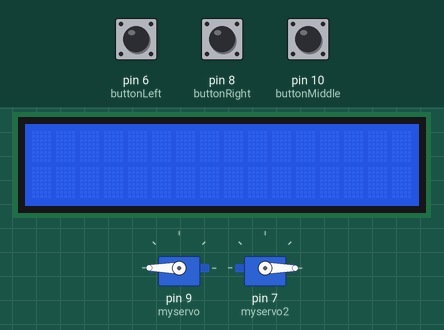
This sketch was run on a simulated Arduino Uno, built with avr-gcc and run on an emulated ATmega328P. Parts: 2 × servo, 16×2 character LCD. The inputs (shaded band) are chosen by the test bench; at power-on: pin 6 (buttonLeft) HIGH, pin 8 (buttonRight) HIGH, pin 10 (buttonMiddle) HIGH. EEPROM starts erased; what the sketch prints to the serial monitor is not drawn.

Above: at 4.7 s.
4.8 s: pin 6 (buttonLeft) pulled LOW for 0.15 s
At 6.1 s:
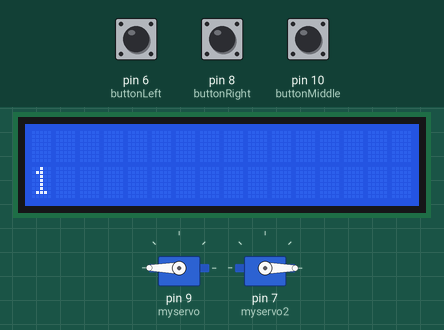
6.4 s: pin 8 (buttonRight) pulled LOW for 0.15 s
At 7.4 s:
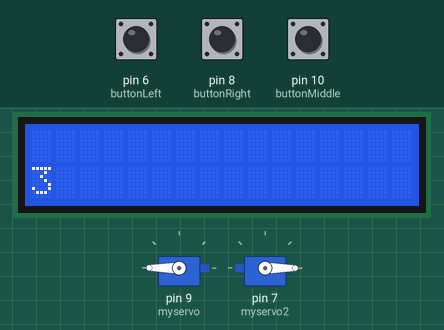
8.0 s: pin 10 (buttonMiddle) pulled LOW for 0.15 s
At 9.4 s:
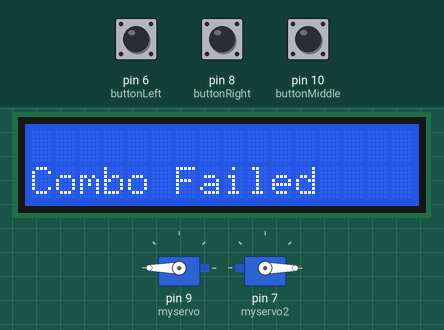
9.7 s: pin 10 (buttonMiddle) pulled LOW for 3.2 s
At 14.0 s:
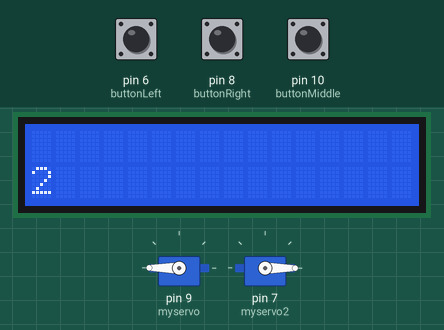
Timing chart, 0 to 15.4 s (numbered marks = the images above; inputs shaded):
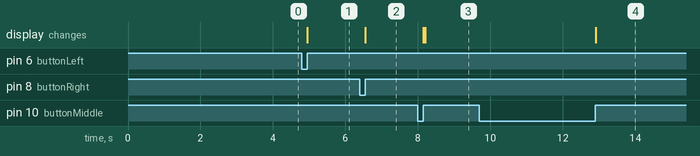

The sketch:

lock.ino
```cpp
#include <EEPROM.h>
#include <LiquidCrystal.h>
#include <Servo.h>

bool locked = true;
int buttonLeft = 6;
int buttonMiddle = 10;
int buttonRight = 8;
int buttonState;
int prevStateLeft;
int prevStateMiddle;
int prevStateRight;
int eeAddress = 0;
const int EEPROMSIZE=1024;
int lockCode[3] = { 2, 3, 2};
int userInput[3] = { 0, 0, 0};
bool comboStatus;
const int rs = 12, en = 11, d4 = 5, d5 = 4, d6 = 3, d7 = 2;
LiquidCrystal lcd(rs, en, d4, d5, d6, d7);
//int pos = 0;

Servo myservo;
Servo myservo2;

void setup() {
  // put your setup code here, to run once:
  //clearEeprom();
  Serial.begin(9600);
  myservo.attach(9);
  myservo2.attach(7);
  pinMode(buttonLeft, INPUT);
  pinMode(buttonMiddle, INPUT);
  pinMode(buttonRight, INPUT);
  prevStateLeft = digitalRead(buttonLeft);
  prevStateMiddle = digitalRead(buttonMiddle);
  prevStateRight = digitalRead(buttonRight);
  Serial.println(prevStateLeft);
  lcd.begin(16, 2);
  lcd.print("hello!");
  lcdclear();
  myservo.write(180);
  myservo2.write(0);

  Serial.println("Starting");
  clearEeprom();
}

void loop() {
  // put your main code here, to run repeatedly:


    if (eeAddress >= 3){
      //getCombination();
      comboStatus = validateCombination();
      if (comboStatus == true){
        Serial.println("Combo Worked");
        lcdclear();

        lcd.print("Correct Combo!");

        if (locked == true) {

            Serial.println("In Locked");
            Serial.println(myservo.read());
            Serial.println(myservo2.read());
            myservo.write(0);
            /*
            for (int pos2 = 90; pos2 >= 0; pos2 -= 1) { // goes from 180 degrees to 0 degrees
              myservo.write(pos2);// tell servo to go to position in variable 'pos'

              delay(5);
          }
          */
          myservo2.write(180);
          locked = false;
        }
        else {
          Serial.println("Not Locked");
          Serial.println(myservo.read());
          Serial.println(myservo2.read());
           /*
           for (int pos = 0; pos <= 90; pos -= 1) { // goes from 0 degrees to 180 degrees
              myservo.write(pos);

              delay(5);
          }
          */
          myservo.write(180);

          myservo2.write(0);
          locked = true;
        }
      }
      else{
        Serial.println("Combo Failed");
        lcdclear();
        lcd.print("Combo Failed");

        }
      clearEeprom();
      eeAddress = 0;
      }

    int currentStateLeft = digitalRead(buttonLeft);
    if (currentStateLeft != prevStateLeft && currentStateLeft == HIGH) {
      Serial.println("Left Button Clicked");
      //EEPROM.put(eeAddress, 1);
      userInput[eeAddress] = 1;
      lcdclear();
      lcd.print("1");
      eeAddress = eeAddress + 1;
      delay(50);
    }
    prevStateLeft = currentStateLeft;

    //Serial.println("In Loop");

    int currentStateMiddle = digitalRead(buttonMiddle);
    //Serial.println(currentStateMiddle);
    if (currentStateMiddle != prevStateMiddle && currentStateMiddle == HIGH) {
      Serial.println("Middle Button Clicked");
      //EEPROM.put(eeAddress, 2);
      userInput[eeAddress] = 2;
      lcdclear();
      lcd.print("2");
      eeAddress = eeAddress + 1;
      delay(50);
    }
    prevStateMiddle = currentStateMiddle;


    int currentStateRight = digitalRead(buttonRight);

    if (currentStateRight != prevStateRight && currentStateRight == HIGH) {
      Serial.println("Right Button Clicked");
      //EEPROM.put(eeAddress, 3);
      userInput[eeAddress] = 3;
      lcdclear();
      lcd.print("3");
      eeAddress = eeAddress + 1;
      delay(50);
    }
    prevStateRight = currentStateRight;

}

void clearEeprom() {
  for (int i = 0; i < EEPROMSIZE; i++) {
    EEPROM.write(i, 0);
  }
}

bool validateCombination(){


   for (int i = 0; i < 3; i++) {
    Serial.println(lockCode[i]);
    if (userInput[i] != lockCode[i]) {
      return false;
      }
    }
    return true;
  }

void lcdclear(){
      lcd.clear();
      lcd.setCursor(0, 1);
  }
```

Measured:
- after the input at 4.8 s, the display: changes after 0.15 s (image 1)
- after the input at 6.4 s, the display: changes after 0.15 s (image 2)
- after the input at 8.0 s, the display: first changes after 0.15 s (image 3 shows a later state)
- after the input at 9.7 s, the display: changes after 3.2 s (image 4)
